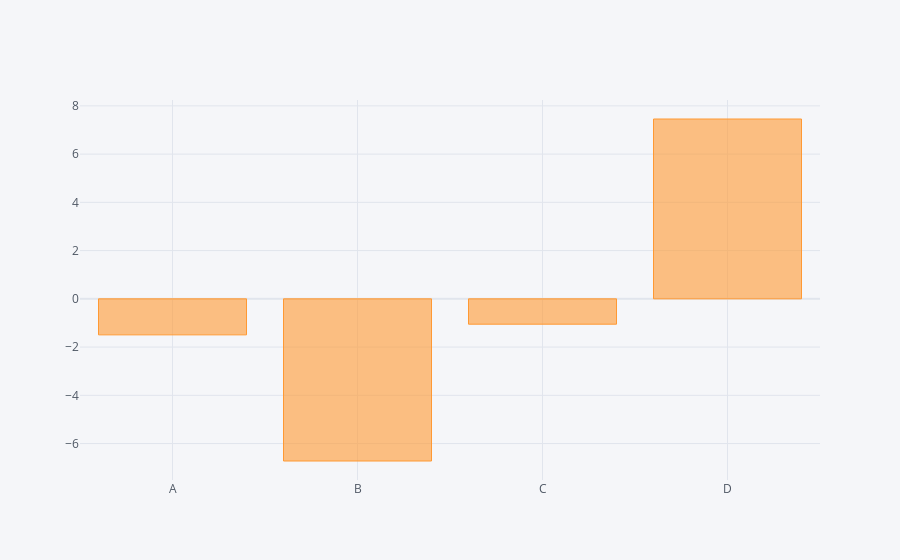

Notebook source saved alongside this figure:
### Code cell
df.sum().iplot(kind='bar')

### Figure 1 — Plotly figure (JSON) as saved in the notebook; plotly's stock layout.template omitted (floating-point values rounded to 4 significant figures)
{"data": [{"marker": {"color": "rgba(255, 153, 51, 0.6)", "line": {"color": "rgba(255, 153, 51, 1.0)", "width": 1}}, "name": "None", "orientation": "v", "text": "", "type": "bar", "x": ["A", "B", "C", "D"], "y": [-1.494, -6.723, -1.052, 7.456]}], "layout": {"legend": {"bgcolor": "#F5F6F9", "font": {"color": "#4D5663"}}, "paper_bgcolor": "#F5F6F9", "plot_bgcolor": "#F5F6F9", "title": {"font": {"color": "#4D5663"}}, "xaxis": {"gridcolor": "#E1E5ED", "showgrid": true, "tickfont": {"color": "#4D5663"}, "title": {"font": {"color": "#4D5663"}, "text": ""}, "zerolinecolor": "#E1E5ED"}, "yaxis": {"gridcolor": "#E1E5ED", "showgrid": true, "tickfont": {"color": "#4D5663"}, "title": {"font": {"color": "#4D5663"}, "text": ""}, "zerolinecolor": "#E1E5ED"}}}
